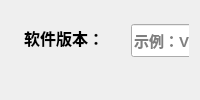
          <widget class="QWidget" name="page_5">
           <layout class="QVBoxLayout" name="verticalLayout_9">
            <item>
             <widget class="QWidget" name="widget_software_version_2" native="true">
              <widget class="QPushButton" name="btn_software_version">
               <property name="geometry">
                <rect>
                 <x>12</x>
                 <y>101</y>
                 <width>93</width>
                 <height>36</height>
                </rect>
               </property>
               <property name="font">
                <font>
                 <family>Microsoft YaHei UI</family>
                 <pointsize>12</pointsize>
                 <weight>75</weight>
                 <bold>true</bold>
                </font>
               </property>
               <property name="text">
                <string>添加</string>
               </property>
              </widget>
              <widget class="QLabel" name="label_7">
               <property name="geometry">
                <rect>
                 <x>13</x>
                 <y>13</y>
                 <width>100</width>
                 <height>27</height>
                </rect>
               </property>
               <property name="font">
                <font>
                 <family>微软雅黑</family>
                 <pointsize>12</pointsize>
                 <weight>75</weight>
                 <bold>true</bold>
                </font>
               </property>
               <property name="text">
                <string>软件版本：</string>
               </property>
               <property name="buddy">
                <cstring>le_software_version</cstring>
               </property>
              </widget>
              <widget class="QLineEdit" name="le_software_version">
               <property name="geometry">
                <rect>
                 <x>120</x>
                 <y>13</y>
                 <width>301</width>
                 <height>33</height>
                </rect>
               </property>
               <property name="font">
                <font>
                 <family>Microsoft YaHei UI</family>
                 <pointsize>11</pointsize>
                 <weight>75</weight>
                 <bold>true</bold>
                </font>
               </property>
               <property name="placeholderText">
                <string>示例：V04S01LGWT0X00</string>
               </property>
              </widget>
             </widget>
            </item>
           </layout>
          </widget>
